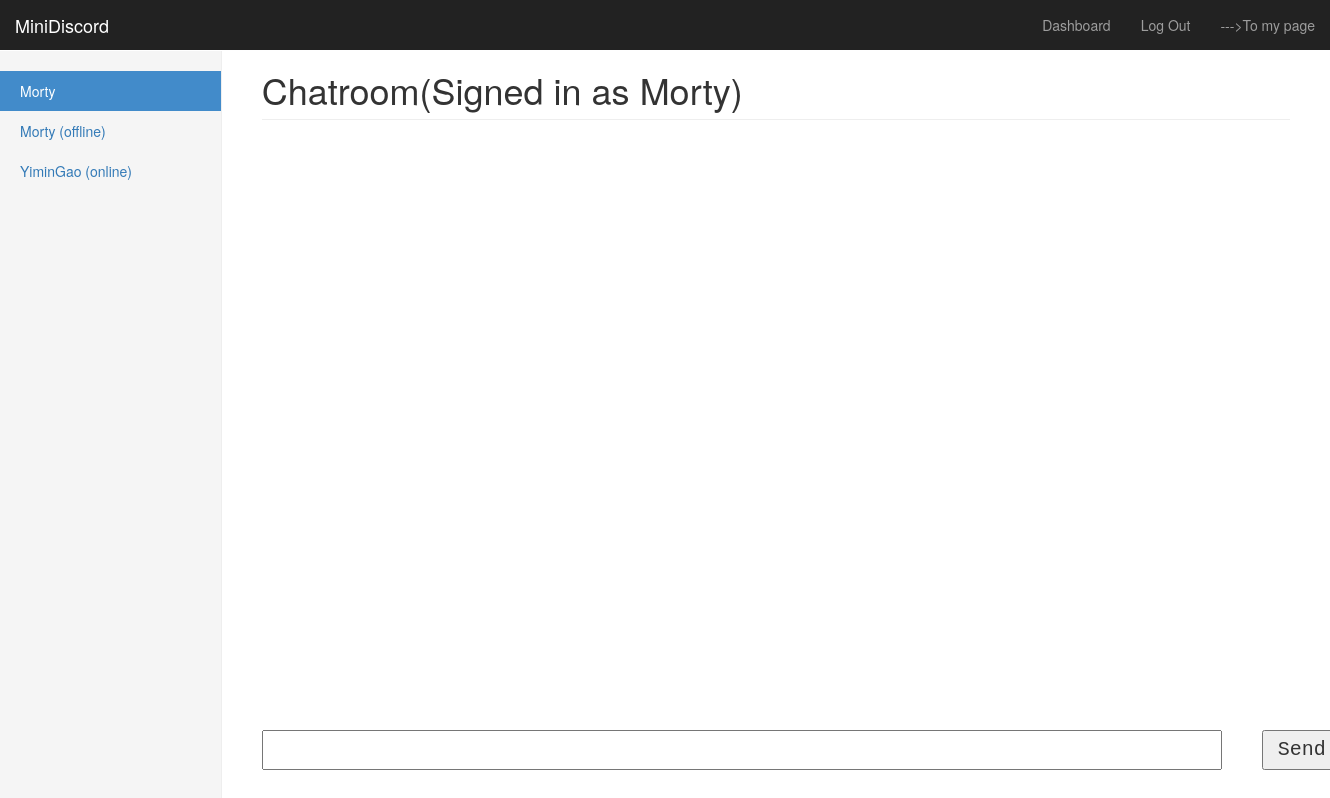
Page /dashboard (signed in) on the earlier database version.
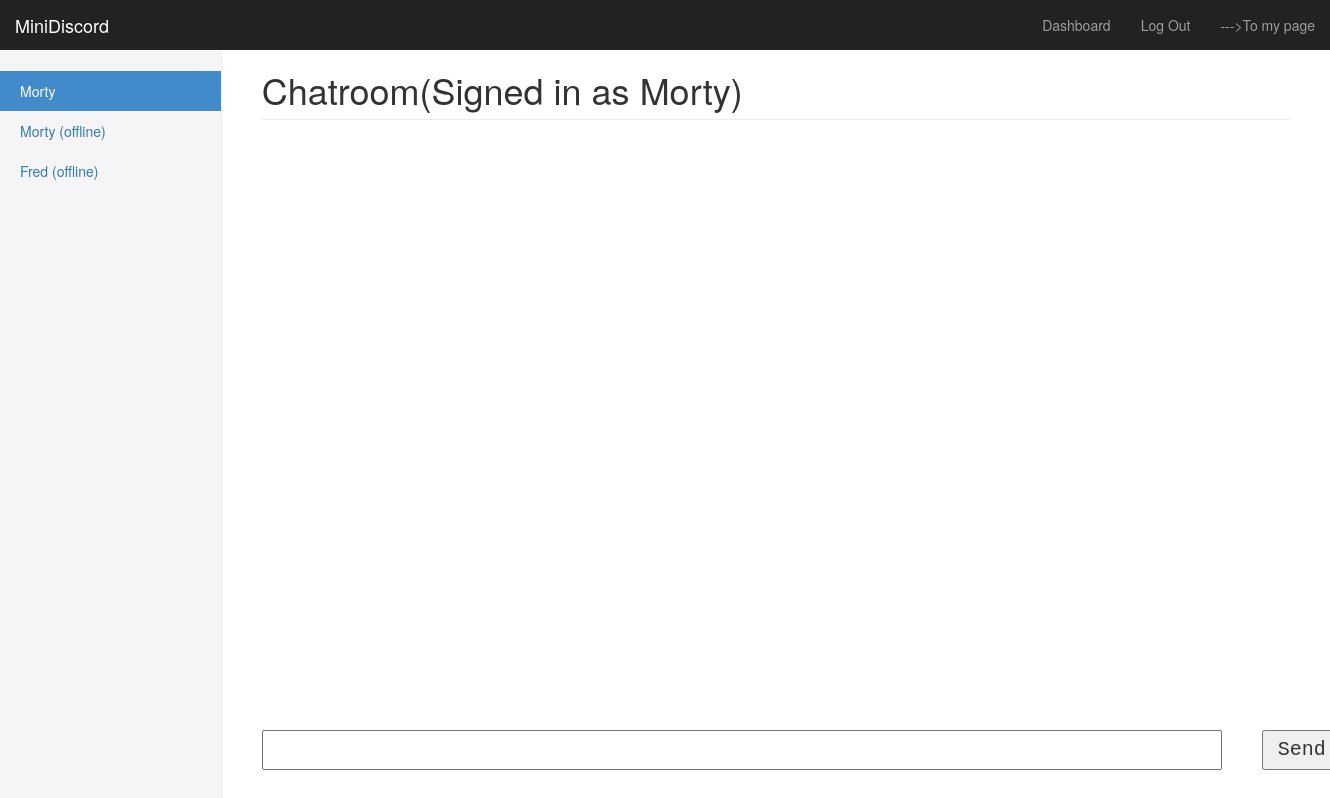
Same page on the later database version.
### app.py (models this page shows)
class User(UserMixin, db.Model):
    id = db.Column(db.Integer, primary_key=True)
    username = db.Column(db.String(15), unique=True)
    email = db.Column(db.String(50), unique=True)
    password = db.Column(db.String(80))
    email_confirmed = db.Column(db.Boolean(), nullable=False, default=False)
    online = db.Column(db.Boolean(), nullable=False, default=False)

### app.py (the view)
@app.route('/dashboard',methods=['GET','POST'])
@login_required
def dashboard():
    return render_template('dashboard.html', **{"session": session}, name= session['name'], users = get_users())

### app.py (called while the page is built)
@login_manager.user_loader
def load_user(user_id):
    return User.query.get(int(user_id))

def get_users():
    users = User.query.all()
    return users

### templates/dashboard.html (shortened to what this page needs)
{% extends "bootstrap/base.html" %}
{% block styles %}
{{super()}}
<link rel="stylesheet" href="{{url_for('.static', filename='dashboard.css')}}">
{% endblock %}
{% block content %}
    <nav class="navbar navbar-inverse navbar-fixed-top">
      <div class="container-fluid">
        <div class="navbar-header">
          <a class="navbar-brand" href="#">MiniDiscord</a>
        </div>
        <div id="navbar" class="navbar-collapse collapse">
          <ul class="nav navbar-nav navbar-right">
            <li><a href="#">Dashboard</a></li>
	    <li><a href={{ url_for('logout') }}>Log Out</a></li>
            <li><a href="http://yimingao.com">--->To my page</a></li>
          </ul>
        </div>
      </div>
    </nav>
    <div class="container-fluid">
      <div class="row">
        <div class="col-sm-3 col-md-2 sidebar">
          <ul class="nav nav-sidebar">
            <li class="active"><a href="#">{{name}} <span class="sr-only">(current)</span></a></li>
            {% for usr in users %}
              {% set m1 = usr["online"] %}
              {% set m2 = usr["username"] %}
              {% if m1 == 1 %}
                {% if m2 != name%}
                  <li><a href="#">{{usr["username"]}}   (online)</a></li>
                {% endif%}
              {% else %}
                  <li><a href="#">{{usr["username"]}}   (offline)</a></li>
              {% endif%}
            {% endfor %}
          </ul>
        </div>
      </div>
    </div>
        <div class="col-sm-9 col-sm-offset-3 col-md-10 col-md-offset-2 main">
          <h1 class="page-header">Chatroom(Signed in as {{ name }})</h1>
        <div class="mainformat" id="messages">
        </div>
        <form id="msgForm" action="" method="POST">
          <input class="chat" type="text" name="msg" id="msg">
          <button class="sendButton" type="submit" id="sendBtn">Send</button>
        </form>
{% endblock %}

### static/dashboard.css (style rules this page uses)
body { padding-top: 50px; overflow: auto; }
.navbar-fixed-top { border: 0; }
.sidebar { display: none; }
@media (min-width: 768px) { .sidebar { position: fixed; top: 51px; bottom: 0; left: 0; z-index: 1000; display: block; padding: 20px; overflow-x: hidden; overflow-y: hidden; background-color: #f5f5f5; border-right: 1px solid #eee; } }
.nav-sidebar { margin-right: -21px; margin-bottom: 20px; margin-left: -20px; }
.nav-sidebar > li > a { padding-right: 20px; padding-left: 20px; }
.nav-sidebar > .active > a, .nav-sidebar > .active > a:hover, .nav-sidebar > .active > a:focus { color: #fff; background-color: #428bca; }
.main { padding: 20px; }
@media (min-width: 768px) { .main { padding-right: 40px; padding-left: 40px; } }
.main .page-header { margin-top: 0; }

### templates/dashboard.html (style rules this page uses)
.mainformat { position: relative; height: 70vh; width: 100%; overflow-y: scroll; overflow-x: hidden; }
.chat { position: absolute; top: 85vh; min-height: 5vh; min-width: 120vh; font-size: 20px; font-family:courier; }
.sendButton { position: absolute; top: 85vh; left: 130vh; min-width: 10vh; min-height: 5vh; font-family:courier; font-size: 20px; }

Differences in the rows shown:
changed User: username "YiminGao" → "Fred"
